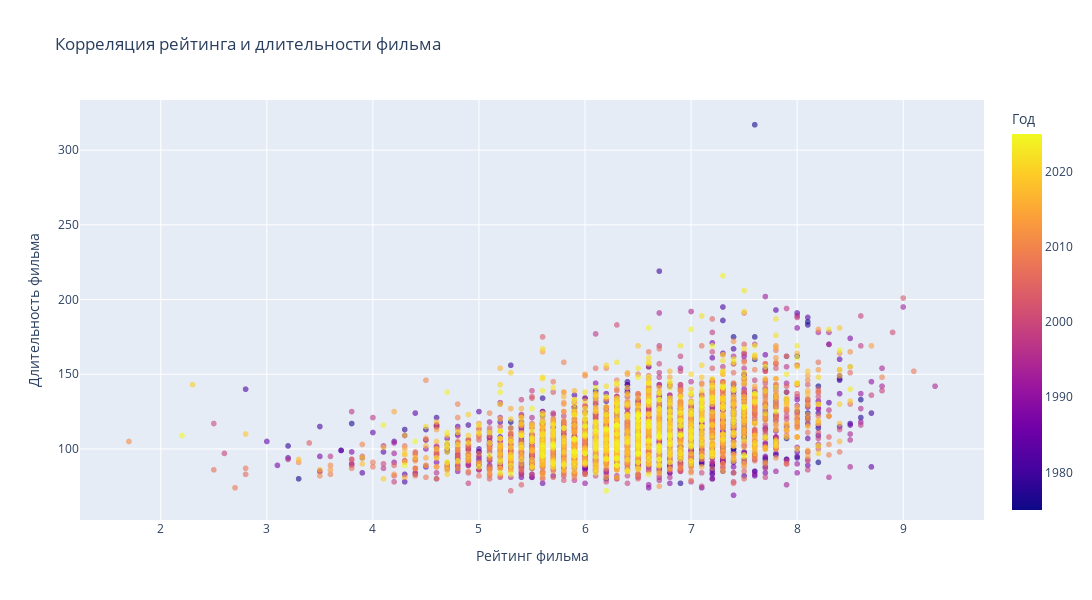

The notebook cell this image was saved under:
### Markdown cell above
Выбранные признаки слабо коррелируют друг с другом, кроме рейтинга и длительности (умеренная прямая корреляция, рассмотрим отдельно). Значит, признаки не дублируют друг друга, и в формуле успеха каждый фактор добавит свое значение. Сезон нет смысла добавлять, тк он не влияет на итоговый успех фильма.

### Code cell
fig = px.scatter(
    df_4corr,
    x='rating',
    y='duration',
    color = 'year',
    opacity=0.6,
    title='Корреляция рейтинга и длительности фильма',
    labels={'duration': 'Длительность фильма', 'rating': 'Рейтинг фильма', 'year': 'Год'},
    width=1100,
    height=600
)

fig.show()

### Figure 1 — Plotly figure (JSON) as saved in the notebook; plotly's stock layout.template omitted (floating-point values rounded to 4 significant figures; data arrays with more than 128 entries replaced by an {"elided": "..."} marker saying what was removed)
{"data": [{"hovertemplate": "Рейтинг фильма=%{x}<br>Длительность фильма=%{y}<br>Год=%{marker.color}<extra></extra>", "legendgroup": "", "marker": {"color": {"elided": "4058 int values"}, "coloraxis": "coloraxis", "opacity": 0.6, "symbol": "circle"}, "mode": "markers", "name": "", "showlegend": false, "type": "scattergl", "x": {"elided": "4058 float values"}, "xaxis": "x", "y": {"elided": "4058 int values"}, "yaxis": "y"}], "layout": {"coloraxis": {"colorbar": {"title": {"text": "Год"}}, "colorscale": [[0, "#0d0887"], [0.1111, "#46039f"], [0.2222, "#7201a8"], [0.3333, "#9c179e"], [0.4444, "#bd3786"], [0.5556, "#d8576b"], [0.6667, "#ed7953"], [0.7778, "#fb9f3a"], [0.8889, "#fdca26"], [1, "#f0f921"]]}, "height": 600, "legend": {"tracegroupgap": 0}, "title": {"text": "Корреляция рейтинга и длительности фильма"}, "width": 1100, "xaxis": {"anchor": "y", "autorange": true, "domain": [0, 1], "range": [1.239, 9.761], "title": {"text": "Рейтинг фильма"}, "type": "linear"}, "yaxis": {"anchor": "x", "autorange": true, "domain": [0, 1], "range": [52.43, 333.6], "title": {"text": "Длительность фильма"}, "type": "linear"}}}
